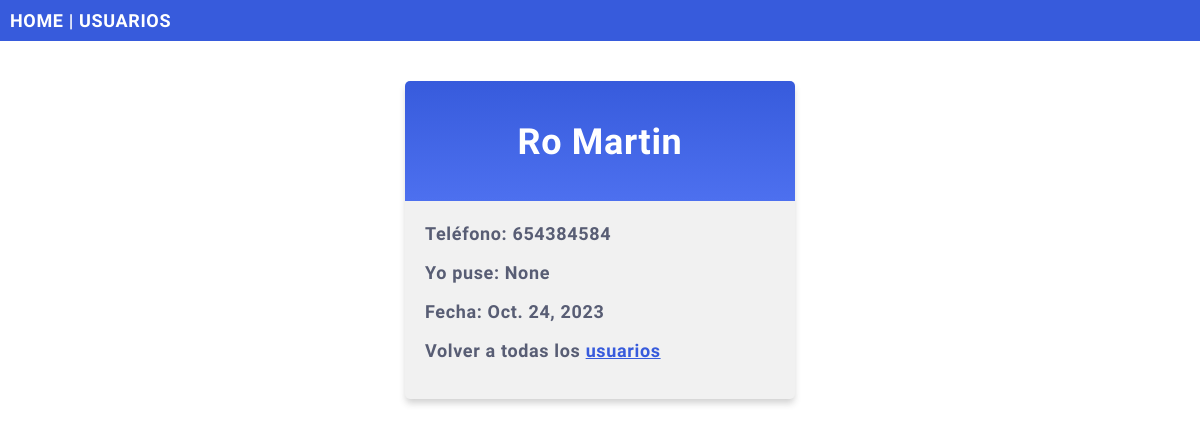
Before: /cuentas/datos/1 with the older database file.
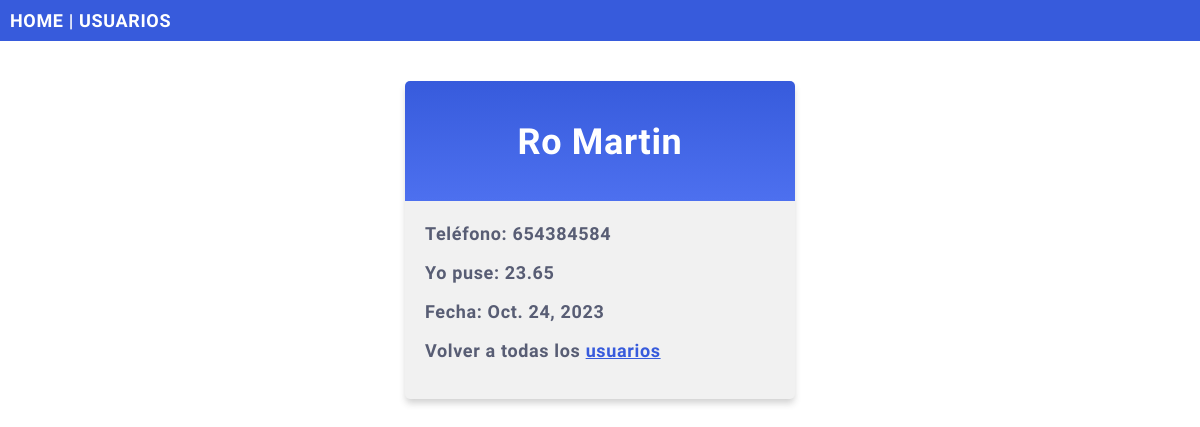
After: the same page with the newer database file.
### cuentas/models.py (models this page shows, shortened)
class Cuenta(models.Model):
  firstname = models.CharField(max_length=255)
  lastname = models.CharField(max_length=255)
  phone = models.IntegerField(null=True)
  amount = models.DecimalField(max_digits=4, decimal_places=2, null=True)
  date = models.DateField(null=True)

### cuentas/views.py (the view)
# urls.py: path('cuentas/datos/<int:id>', views.datos, name='datos'),
def datos(request, id):
  micuenta = Cuenta.objects.get(id=id)
  template = loader.get_template('datos.html')
  context = {
    'micuenta': micuenta,
  }
  return HttpResponse(template.render(context, request))

### cuentas/templates/datos.html (shortened to what this page needs)
{% extends "master.html" %}
{% block content %}
<div class="mycard">
  <h1>{{ micuenta.firstname }} {{ micuenta.lastname }}</h1>
  <p>Teléfono: {{ micuenta.phone }}</p>
  <p>Yo puse: {{ micuenta.amount }}</p>
  <p>Fecha: {{ micuenta.date }}</p>
  <p>Volver a todas los <a href="/cuentas">usuarios</a></p>
</div>
{% endblock %}

### cuentas/templates/master.html (shortened to what this page needs)
{% load static %}
<!DOCTYPE html>
<html>
<link rel="stylesheet" href="{% static 'mystyles.css' %}">
<head>
</head>
<body>
  <div class="topnav">
    <a href="/">HOME</a> |
    <a href="/cuentas">USUARIOS</a>
  </div>
{% block content %}
{% endblock %}
</body>
</html>

### mystaticfiles/mystyles.css (style rules this page uses)
body { margin:0; font: 600 18px 'Source Sans Pro', sans-serif; letter-spacing: 0.64px; color: #585d74; }
.topnav { background-color:#375BDC; color:#ffffff; padding:10px; }
.topnav a:link, .topnav a:visited { text-decoration: none; color: #ffffff; }
.mycard { background-color: #f1f1f1; background-image: linear-gradient(to bottom, #375BDC, #4D70EF); background-size: 100% 120px; background-repeat: no-repeat; margin: 40px auto; width: 350px; border-radius: 5px; box-shadow: 0 5px 7px -1px rgba(51, 51, 51, 0.23); padding: 20px; }
.mycard h1 { text-align: center; color:#ffffff; margin:20px 0 60px 0; }
a:link, a:visited { color: #375BDC; }

Changed rows visible on the page:
changed Cuenta "Ro": amount "None" → "23.65"
